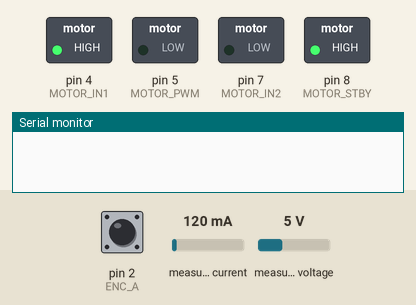
Recording of a sketch running on a simulated Arduino Uno, built with avr-gcc and run on an emulated ATmega328P. Parts: switched loads named in the sketch (green lamp = pin HIGH), the last lines printed to the serial monitor. The test bench sets the inputs (shaded band); at power-on: pin 2 (ENC_A) HIGH, measured current 120 mA, measured voltage 5 V.

Above: at 0.05 s.
At 4.5 s:
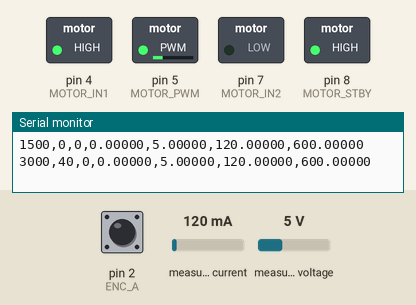
At 9.0 s:
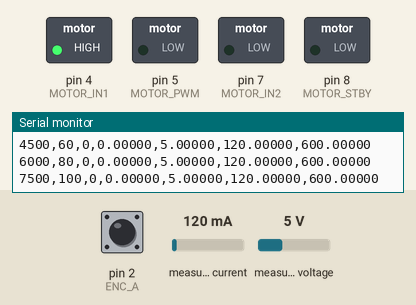
Timing chart, 0 to 11.7 s (numbered marks = the images above):
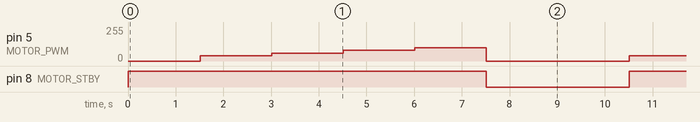

Measured:
- by itself, pin 5 (MOTOR_PWM): repeats every 9.0 s: 60/255 1.5 s, 80/255 1.5 s, 100/255 1.5 s, 0/255 3.0 s, 40/255 1.5 s
- by itself, pin 8 (MOTOR_STBY): alternates HIGH for 6.0 s and LOW for 3.0 s

The sketch:

MotorEncoderPowerBench.ino
```cpp
#include <Wire.h>
#include <Adafruit_INA219.h>

#ifndef BB_COUNTS_PER_REVOLUTION
#define BB_COUNTS_PER_REVOLUTION 600.0f
#endif
#ifndef BB_MAX_PWM
#define BB_MAX_PWM 100
#endif
#ifndef BB_DWELL_MS
#define BB_DWELL_MS 1500UL
#endif

const uint8_t ENC_A = 2;
const uint8_t ENC_B = 3;
const uint8_t MOTOR_IN1 = 4;
const uint8_t MOTOR_PWM = 5;
const uint8_t MOTOR_IN2 = 7;
const uint8_t MOTOR_STBY = 8;

Adafruit_INA219 ina219;
volatile long encoder_count = 0;
unsigned long phase_started_ms = 0;
long phase_start_count = 0;
uint8_t phase = 0;
const uint8_t pwm_levels[] = {0, 40, 60, 80, BB_MAX_PWM, 0};
const uint8_t phase_count = sizeof(pwm_levels) / sizeof(pwm_levels[0]);

void onEncoderA() {
  const bool a = digitalRead(ENC_A);
  const bool b = digitalRead(ENC_B);
  encoder_count += (a == b) ? 1 : -1;
}

void setMotor(uint8_t pwm) {
  digitalWrite(MOTOR_STBY, HIGH);
  digitalWrite(MOTOR_IN1, HIGH);
  digitalWrite(MOTOR_IN2, LOW);
  analogWrite(MOTOR_PWM, pwm);
}

void stopMotor() {
  analogWrite(MOTOR_PWM, 0);
  digitalWrite(MOTOR_STBY, LOW);
}

void setup() {
  Serial.begin(115200);
  pinMode(ENC_A, INPUT_PULLUP);
  pinMode(ENC_B, INPUT_PULLUP);
  pinMode(MOTOR_IN1, OUTPUT);
  pinMode(MOTOR_IN2, OUTPUT);
  pinMode(MOTOR_PWM, OUTPUT);
  pinMode(MOTOR_STBY, OUTPUT);
  attachInterrupt(digitalPinToInterrupt(ENC_A), onEncoderA, CHANGE);
  stopMotor();
  if (!ina219.begin()) while (true) delay(1000);
  phase_started_ms = millis();
  setMotor(pwm_levels[phase]);
}

void loop() {
  const unsigned long now_ms = millis();
  if ((unsigned long)(now_ms - phase_started_ms) < (unsigned long)BB_DWELL_MS) return;

  noInterrupts();
  const long count = encoder_count;
  interrupts();
  const long delta_count = count - phase_start_count;
  const float dt_s = (now_ms - phase_started_ms) * 0.001f;
  const float revolutions = delta_count / (float)BB_COUNTS_PER_REVOLUTION;
  const float rpm = dt_s > 0.0f ? revolutions * 60.0f / dt_s : 0.0f;
  const float bus_v = ina219.getBusVoltage_V();
  const float current_ma = ina219.getCurrent_mA();
  const float power_mw = ina219.getPower_mW();

  Serial.print(now_ms); Serial.print(',');
  Serial.print(pwm_levels[phase]); Serial.print(',');
  Serial.print(count); Serial.print(',');
  Serial.print(rpm, 5); Serial.print(',');
  Serial.print(bus_v, 5); Serial.print(',');
  Serial.print(current_ma, 5); Serial.print(',');
  Serial.println(power_mw, 5);

  phase_start_count = count;
  phase_started_ms = now_ms;
  phase = (phase + 1) % phase_count;
  if (pwm_levels[phase] == 0) stopMotor();
  else setMotor(pwm_levels[phase]);
}
```
